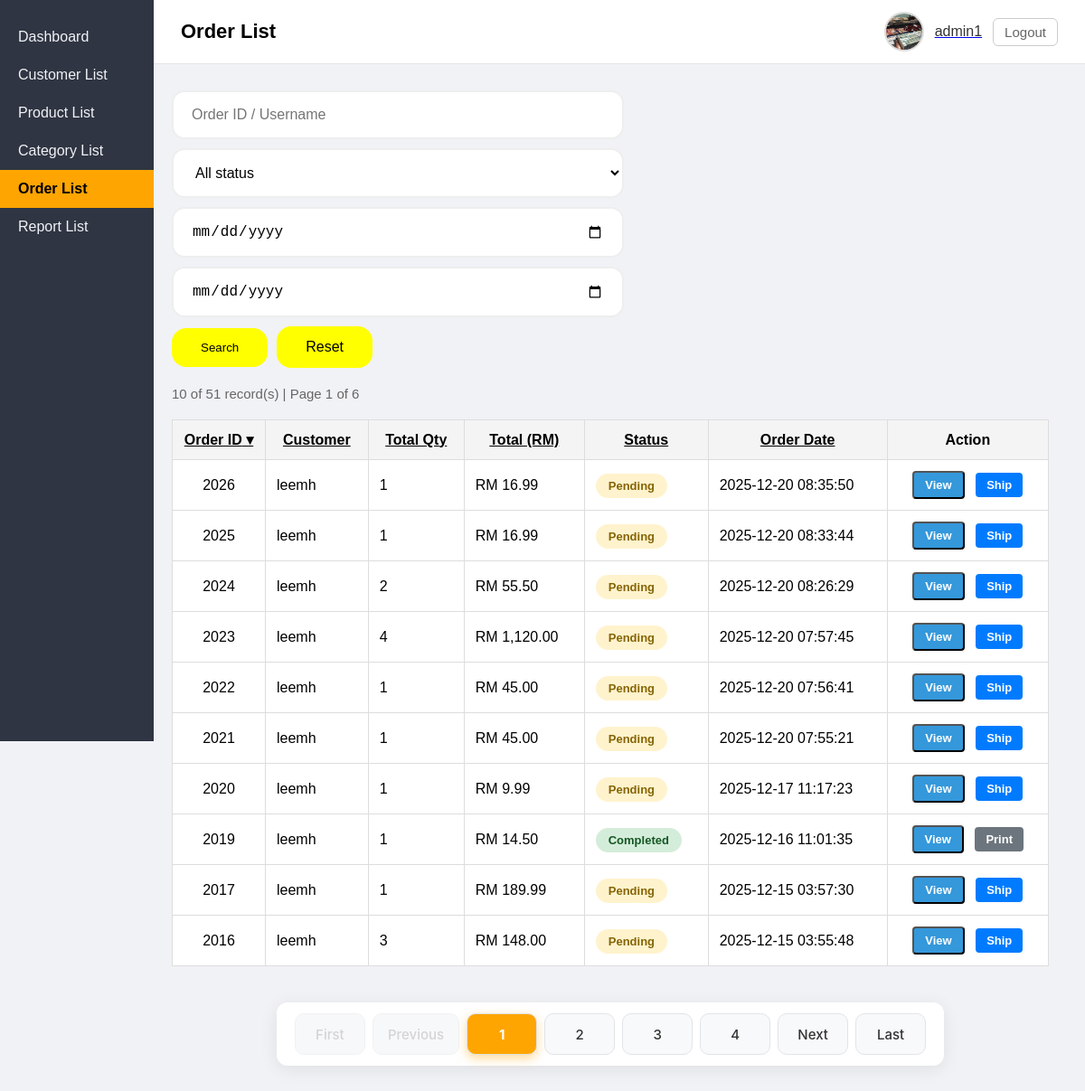
Screenshot of /admin/page/order.php (signed in) with the database file from the repository.
### tables this page shows
CREATE TABLE `orders` (
  `order_id` int(11) NOT NULL,
  `customer_id` int(11) NOT NULL,
  `total_amount` decimal(10,2) NOT NULL,
  `status` enum('pending','completed','shipping') NOT NULL DEFAULT 'pending',
  `order_date` timestamp NOT NULL DEFAULT current_timestamp(),
  `shipping_address` text NOT NULL,
  `shipping_city` varchar(100) NOT NULL,
  `shipping_state` varchar(100) NOT NULL,
  `shipping_postcode` varchar(20) NOT NULL
);

CREATE TABLE `customer` (
  `customer_id` int(11) NOT NULL,
  `username` varchar(100) NOT NULL,
  `email` varchar(100) NOT NULL,
  `is_verified` tinyint(1) DEFAULT 0,
  `password` varchar(255) NOT NULL,
  `failed_attempt` int(11) NOT NULL DEFAULT 0,
  `last_failed_at` datetime DEFAULT NULL,
  `phone` varchar(20) NOT NULL,
  `created_at` datetime NOT NULL DEFAULT current_timestamp(),
  `photo` varchar(255) NOT NULL,
  `is_blocked` tinyint(1) NOT NULL DEFAULT 0
);

### admin/page/order.php (the view, shortened to what this page needs)
<?php
require '../_base.php';
$current = 'order';
$_title  = 'Order List';
$date_from = req('date_from');
$date_to   = req('date_to');
$fields = [
    'o.order_id'     => 'Order ID',
    'c.username'     => 'Customer',
    'total_qty'      => 'Total Qty',
    'o.total_amount' => 'Total (RM)',
    'o.status'       => 'Status',
    'o.order_date'   => 'Order Date',
];
$sql = "
    SELECT
        o.order_id,
        o.total_amount,
        o.status,
        o.order_date,
        c.username,
        COALESCE(SUM(oi.quantity), 0) AS total_qty
    FROM orders o
    LEFT JOIN customer c ON o.customer_id = c.customer_id
    LEFT JOIN order_item oi ON o.order_id = oi.order_id
    WHERE 1 = 1
";
$count_sql = "
    SELECT COUNT(DISTINCT o.order_id)
    FROM orders o
    LEFT JOIN customer c ON o.customer_id = c.customer_id
    LEFT JOIN order_item oi ON o.order_id = oi.order_id
    WHERE 1 = 1
";
$params = [];
$q = [];
$status_list = [
    'pending'   => 'Paid',
    'shipping'  => 'Shipping',
    'completed' => 'Completed',
];
$sql .= " GROUP BY o.order_id";
$qs = implode('&', $q);
$sort = req('sort');
if (!array_key_exists($sort, $fields)) {
    $sort = 'o.order_id';
}
$dir = req('dir');
if (!in_array($dir, ['asc', 'desc'])) {
    $dir = 'desc';
}
$sql .= " ORDER BY $sort $dir";
$page = max(1, (int)req('page', 1));
require_once '../lib/SimplePager.php';
$p = new SimpleOPager(
    $sql,
    $count_sql,
    $params,
    10,
    $page
);
$arr = $p->result;
include '../_head.php';
?>
<div class="content">
    <form method="get" class="search-form" style="display:flex; gap:10px; flex-wrap:wrap; margin-bottom:20px; align-items:center;">
        <?= html_search('name', 'Order ID / Username') ?>
        <?= html_select('status', $status_list, 'All status', '', true) ?>
        <input type="date" name="date_from" value="<?= encode($date_from) ?>">
        <input type="date" name="date_to" value="<?= encode($date_to) ?>">
        <button style="padding:14px 32px; background:yellow; color:black; border:none; border-radius:16px;">
            Search
        </button>
        <a href="order.php" style="padding:14px 32px; background:yellow; color:black; border:none; border-radius:16px; text-decoration:none;">
            Reset
        </a>
    </form>
    <p style="margin:20px 0; color:#666; font-size:15px;">
        <?= $p->count ?> of <?= $p->item_count ?> record(s) |
        Page <?= $p->page ?> of <?= $p->page_count ?>
    </p>
    <table class="product-table">
        <tr>
            <?= table_headers($fields, $sort, $dir, "page=$page&$qs") ?>
            <th style="text-align:center;">Action</th>
        </tr>
        <?php if (empty($arr)): ?>
            <tr>
                <td colspan="7" style="text-align:center; padding:40px; color:#999;">No order found</td>
            </tr>
        <?php else: ?>
            <?php foreach ($arr as $s): ?>
                <tr>
                    <td><?= encode($s->order_id) ?></td>
                    <td><?= $s->username ? encode($s->username) : '<em style="color:#999;">(no user)</em>' ?></td>
                    <td><?= (int)$s->total_qty ?></td>
                    <td>RM <?= number_format($s->total_amount, 2) ?></td>
                    <td>
                        <?php
                        $status_class = match ($s->status) {
                            'pending'   => 'background:#fff3cd;color:#856404;',
                            'shipping'  => 'background:#cce5ff;color:#004085;',
                            'completed' => 'background:#d4edda;color:#155724;',
                        };
                        ?>
                        <span style="padding:6px 14px; border-radius:20px; font-size:13px; font-weight:600; <?= $status_class ?>">
                            <?= ucfirst($s->status) ?>
                        </span>
                    </td>
                    <td><?= encode($s->order_date) ?></td>
                    <td style="text-align:center; white-space:nowrap;">
                        <button data-get="../order/detail.php?id=<?= encode($s->order_id) ?>" class="btn action-btn">View</button>
                        <?php if ($s->status === 'completed'): ?>
                            <a href="../order/export.php?id=<?= encode($s->order_id) ?>" target="_blank" class="btn btn-print">Print</a>
                        <?php endif; ?>
                        <?php if ($s->status === 'pending'): ?>
                            <a href="../order/ship.php?id=<?= encode($s->order_id) ?>"
                            class="btn btn-ship"
                            onclick="return confirm('Ship order #<?= $s->order_id ?> and change status to Shipping?')">
                                Ship
                            </a>
                        <?php endif; ?>
                    </td>
                </tr>
            <?php endforeach; ?>
        <?php endif; ?>
    </table>
    <?= $p->html0("sort=$sort&dir=$dir&$qs") ?>
</div>
<?php include '../_foot.php'; ?>

### admin/_head.php (shortened to what this page needs)
<!DOCTYPE html>
<html>
<head>
    <link rel="stylesheet" href="/admin/css/app.css">
    <link href='https://unpkg.com/boxicons@2.1.4/css/boxicons.min.css' rel='stylesheet'>
    <link href='https://cdn.boxicons.com/3.0.5/fonts/basic/boxicons.min.css' rel='stylesheet'>
</head>
<body class="<?= htmlspecialchars($_body_class ?? '') ?>">
<?php if (isset($_SESSION['admin_id'])): ?>
    <?php
        $admin_id = $_SESSION['admin_id'];
        $stm = $_db->prepare('SELECT * FROM admin WHERE admin_id = ? ');
        $stm->execute([$admin_id]);
        $admin = $stm->fetch();
        $profile_pic = $_SESSION['profile_pic'] = $admin->photo ?: 'default_pic.jpg';
    ?>
    <div class="sidebar">
        <ul>
            <li class="<?= $current == 'dashboard' ? 'active' : '' ?>">
                <a href="/admin/page/dashboard.php">Dashboard</a>
            </li>
            <li class="<?= $current == 'customer' ? 'active' : '' ?>">
                <a href="/admin/page/customer.php">Customer List</a>
        </li>
        <li class="<?= $current == 'product' ? 'active' : '' ?>">
                <a href="/admin/page/product.php">Product List</a>
            </li>
            <li class="<?= $current == 'category' ? 'active' : '' ?>">
                <a href="/admin/page/category.php">Category List</a>
            </li>
            <li class="<?= $current == 'order' ? 'active' : '' ?>">
                <a href="/admin/page/order.php">Order List</a>
            </li>
            <li class="<?= $current == 'report' ? 'active' : '' ?>">
                <a href="/admin/page/report.php">Report List</a>
            </li>
        </ul>
    </div>
<main>
        <div class="header">
            <h2><?= $_title ?></h2>
            <div class="user-info">
            <img
            src="/admin/images/profile/<?= $profile_pic ?>"
            alt="<?= htmlspecialchars($_SESSION['admin_username']) ?>'s Profile"
            class="img"
            onclick="window.location.href='/admin/page/adminprofile.php'"
            style="cursor:pointer;"
            >
            <a href="/admin/page/adminprofile.php">
                <span><?= htmlspecialchars($_SESSION['admin_username']) ?></span>
                <a href="/admin/page/adminlogout.php" class="logout">Logout</a>
            </div>
        </div>
        <?php endif; ?>

### admin/css/app.css (style rules this page uses)
body { margin: 0; font-family: Arial, sans-serif; background: #f1f2f6; }
.sidebar { width: 170px; height: 100vh; background: #2f3542; position: fixed; top: 0; left: 0; padding-top: 20px; color: white; }
.sidebar ul { margin-bottom: 15px; list-style: none; padding: 0; margin: 0; }
.sidebar ul li a { display: block; padding: 12px 20px; color: #f1f2f6; text-decoration: none; font-size: 16px; }
.sidebar ul li.active a { background: #ffa502; color: black !important; font-weight :bold; }
.header { height: 70px; display: flex; justify-content: space-between; align-items: center; padding: 0 30px; background: #fff; border-bottom: 1px solid #e5e5e5; position: fixed; top: 0; left: 170px; right: 0; z-index: 10; }
.header h2 { margin: 0; font-size: 22px; font-weight: 600; }
.user-info { display: flex; align-items: center; gap: 12px; }
.user-info img { width: 40px; height: 40px; border-radius: 50%; object-fit: cover; border: 2px solid #ddd; }
.user-info span { font-size: 16px; font-weight: 500; color: #333; }
.user-info a.logout { text-decoration: none; font-size: 15px; color: #666; padding: 6px 12px; border: 1px solid #ccc; border-radius: 6px; transition: 0.2s ease; }
.content { margin-left: 150px; padding: 100px 40px 40px 40px; }
table { width: 100%; border-collapse: collapse; margin-top: 20px; background: white; }
table th, table td { border: 1px solid #ddd; padding: 12px; }
table th { background: #f4f4f4; font-weight: bold; }
.btn { display: inline-block; padding: 6px 12px; margin: 0 4px; border-radius: 4px; text-decoration: none; font-size: 13px; font-weight: bold; color: white; }
.btn { background: #3498db; }
.btn-print { background-color: #6c757d; color: white; }
.btn-ship { background-color: #007bff; color: white; }
.search-form { display: flex; align-items: center; gap: 12px; flex-wrap: wrap; flex: 1; max-width: 500px; }
.product-table td:first-child { width: 90px; padding: 6px; text-align: center; }
input, select, textarea { width: 100%; padding: 16px 20px; border: 2px solid #eee; border-radius: 14px; font-size: 16px; background: #fff; box-sizing: border-box; transition: all 0.3s; }

### rows the page displays
orders: order_id "2026", customer.username "leemh", total_qty "1", total_amount "16.99", status "Pending", order_date "2025-12-20 08:35:50"
orders: order_id "2025", customer.username "leemh", total_qty "1", total_amount "16.99", status "Pending", order_date "2025-12-20 08:33:44"
orders: order_id "2024", customer.username "leemh", total_qty "2", total_amount "55.50", status "Pending", order_date "2025-12-20 08:26:29"
orders: order_id "2023", customer.username "leemh", total_qty "4", total_amount "1,120.00", status "Pending", order_date "2025-12-20 07:57:45"
orders: order_id "2022", customer.username "leemh", total_qty "1", total_amount "45.00", status "Pending", order_date "2025-12-20 07:56:41"
orders: order_id "2021", customer.username "leemh", total_qty "1", total_amount "45.00", status "Pending", order_date "2025-12-20 07:55:21"
orders: order_id "2020", customer.username "leemh", total_qty "1", total_amount "9.99", status "Pending", order_date "2025-12-17 11:17:23"
orders: order_id "2019", customer.username "leemh", total_qty "1", total_amount "14.50", status "Completed", order_date "2025-12-16 11:01:35"
orders: order_id "2017", customer.username "leemh", total_qty "1", total_amount "189.99", status "Pending", order_date "2025-12-15 03:57:30"
orders: order_id "2016", customer.username "leemh", total_qty "3", total_amount "148.00", status "Pending", order_date "2025-12-15 03:55:48"

### other values shown
$_title "Order List"
$_SESSION['admin_username'] "admin1"
$p->count "10"
$p->item_count "51"
$p->page "1"
$p->page_count "6"
$v "Order ID"
$v "Customer"
$v "Total Qty"
$v "Total (RM)"
$v "Status"
$v "Order Date"
form field status "All status"
